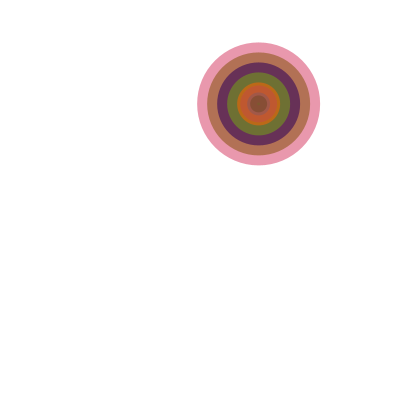
Frame 1 (no input)
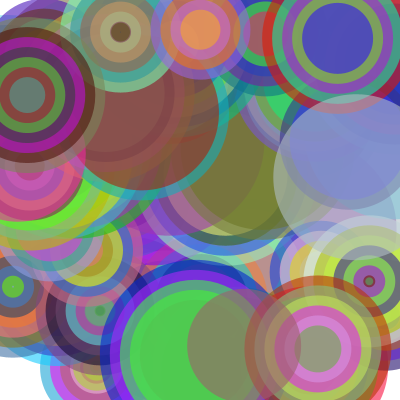
Frame 60 (the mouse pressed at the canvas centre just before this capture)
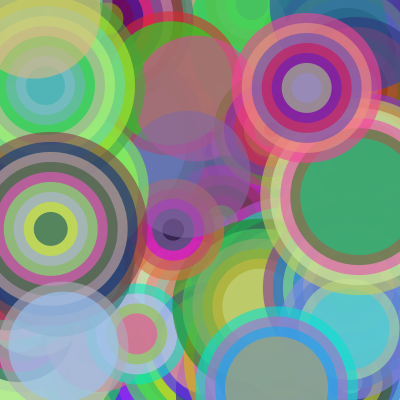
Frame 120 (the mouse held since frame 60 and released just before this capture)

The Processing sketch that drew these frames (run headless with seeded random() and noise(); from frame 60 on, the mouse is pressed at the canvas centre):

// Processing sketch: processing_146851
// ── processing_146851.pde

void setup() {
  size(400,400);
  background(255); 
  smooth();
  noStroke();
}
 
void draw() {
  int i;
  frameRate(5);
  circles(random(width),random(height),
  int(random(1,10)),int(random(100,200)));
}
 
void circles (float x, float y, int step, int d) {
  for (int i = 0; i < step; i += 1) {
    fill(random(255),random(255),random(255),150);
    ellipse(x,y,d-20*i,d-20*i);
  }
}
